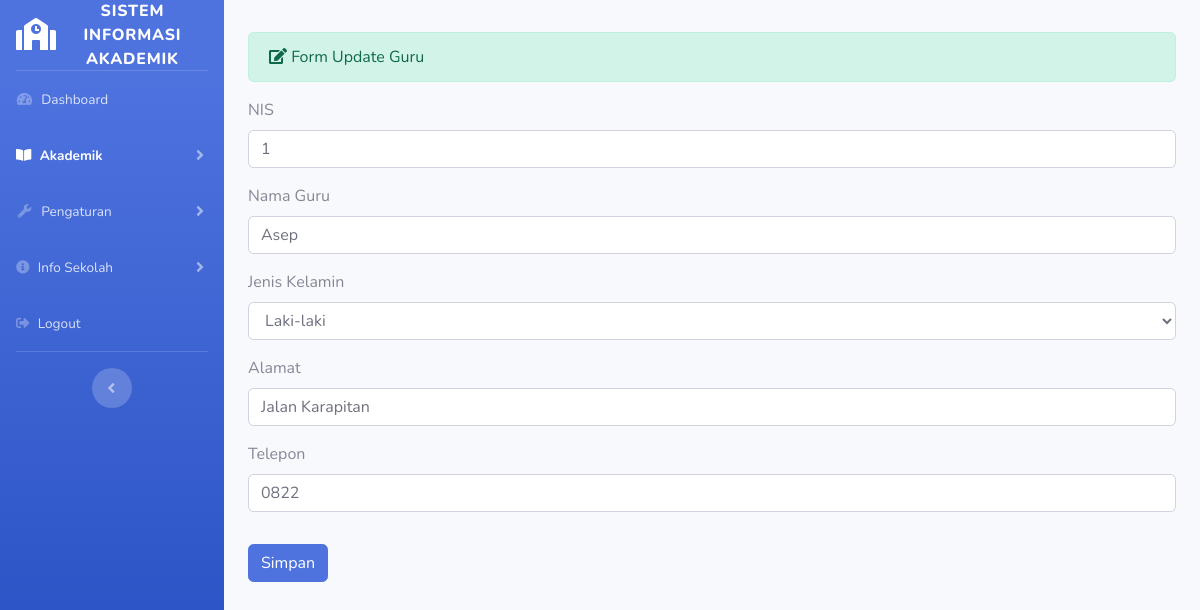
Page /admin/guru/update/1 on the committed database.
### tables this page shows
CREATE TABLE `guru` (
  `id_guru` int(11) NOT NULL,
  `nign` varchar(50) NOT NULL,
  `nama_guru` varchar(50) NOT NULL,
  `alamat` varchar(50) NOT NULL,
  `telepon` varchar(20) NOT NULL,
  `jenis_kelamin` varchar(50) NOT NULL,
  `photo` varchar(100) NOT NULL
);

### application/controllers/admin/guru.php (called while the page is built, shortened)
<?php
class Guru extends CI_Controller
{
    public function update($id)
    {
        $where = array('id_guru' => $id);
        $data['guru']      = $this->guru_model->edit_data($where, 'guru')->result();
        $data['jurusan']    = $this->guru_model->tampil_data('jurusan')->result();
        $data['detail']     = $this->guru_model->ambil_id_guru($id);
        $this->load->view('templates_admin/header_dashboard');
        $this->load->view('templates_admin/sidebar2');
        $this->load->view('admin/guru_update', $data);
        $this->load->view('templates_admin/footer');
    }
    public function __construct()
    {
        $this->load->database();
        $this->load->model('guru_model');
    }
}

### index.php (called while the page is built, shortened)
<?php
require_once BASEPATH.'core/CodeIgniter.php';

### application/models/guru_model.php (called while the page is built, shortened)
<?php
class Guru_model extends CI_Model
{
    public function edit_data($where, $table)
    {
        return $this->db->get_where($table, $where);
    }
}

### application/views/admin/guru_update.php (the view, shortened to what this page needs)
<div class="container-fluid">
    <div class="alert alert-success" role="alert">
        <i class="fa fa-edit"></i> Form Update Guru
    </div>
    <?php foreach ($guru as $gur) : ?>
        <?php echo form_open_multipart('admin/guru/update_guru_aksi') ?>
        <div class="form-group">
            <label>NIS</label>
            <input type="text" name="nidn" placeholder="Masukkan NIDN" class="form-control " value="<?php echo $gur->id_guru ?>">
        </div>
        <div class="form-group">
            <label>Nama Guru</label>
            <input type="text" name="nama_guru" placeholder="Masukkan Nama guru" class="form-control" value="<?php echo $gur->nama_guru ?>">
        </div>
        <div class="form-group">
            <label>Jenis Kelamin</label>
            <select name="jenis_kelamin" class="form-control" value="<?php echo $gur->jenis_kelamin ?>">
                <option>Laki-laki</option>
            </select>
        </div>
        <div class="form-group">
            <label>Alamat</label>
            <input type="text" name="alamat" placeholder="Masukkan Alamat" class="form-control" value="<?php echo $gur->alamat ?>">
        </div>
        <div class="form-group">
            <label>Telepon</label>
            <input type="text" name="telepon" placeholder="Masukkan Telepon" class="form-control" value="<?php echo $gur->telepon ?>">
        </div>
        <button type="submit" class="btn btn-primary mb-4 mt-3">Simpan</button>
    <?php endforeach; ?>
</div>

### rows in the picture
guru: nidn "1", nama_guru "Asep", jenis_kelamin "Laki-laki", alamat "Jalan Karapitan", telepon "0822"
